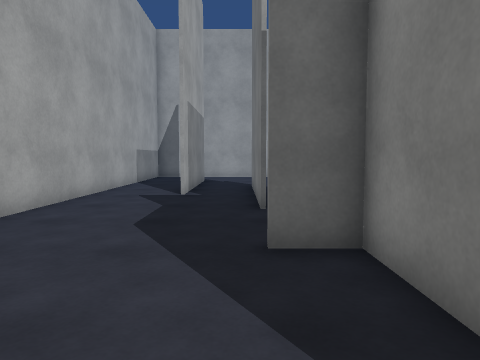
View 1 (above)

20 first-person views from a walk through a Unity game level. The camera is 1.2 m above the floor, tilts 4° down and sees 70° across. The floor is counted in squares, 1 m on a side. Each view is taken from the middle of a square. On the plan, view 1 faces up. The plan holds only what a view shows up to about 14 squares ahead; the rest is blank. The player is left out. Surface patterns are stand-ins for the level's own textures.

View 2
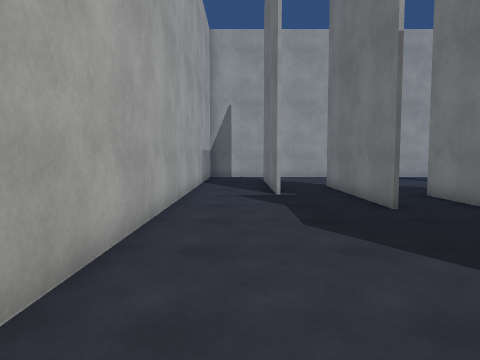

View 3
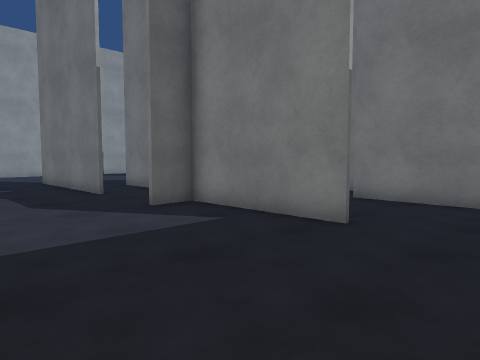

View 4
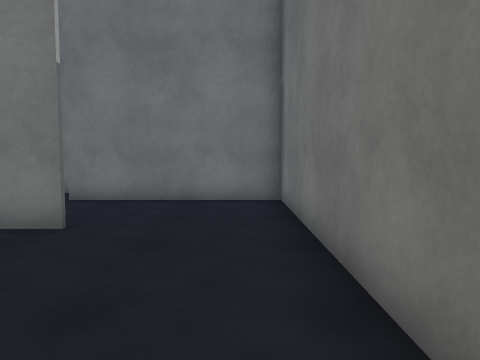

View 5
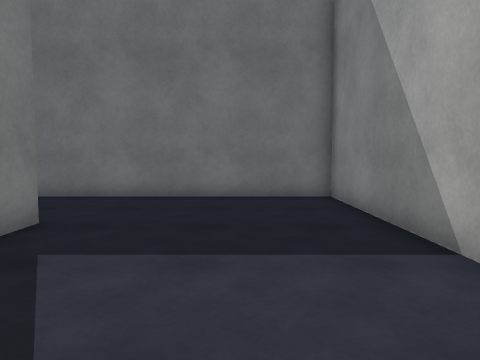

View 6
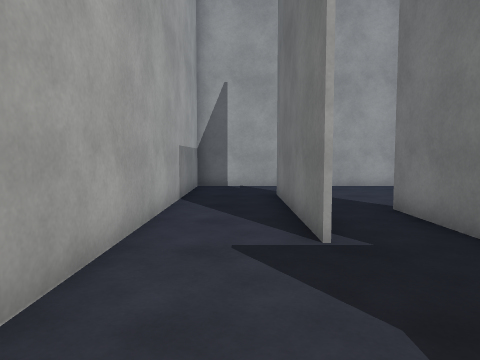

View 7
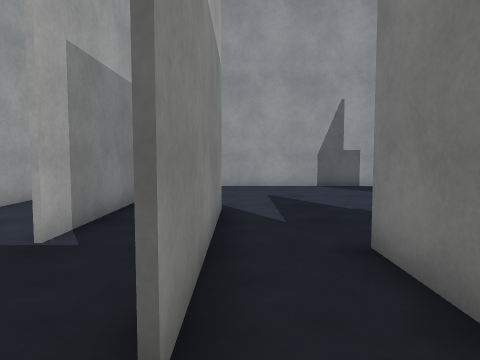

View 8
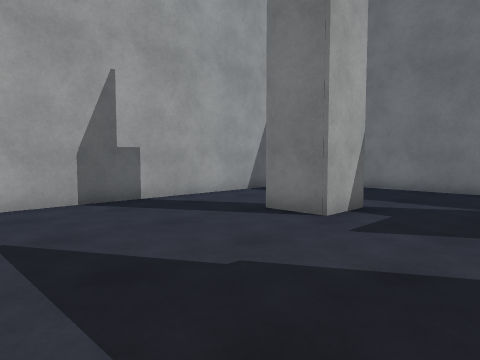

View 9
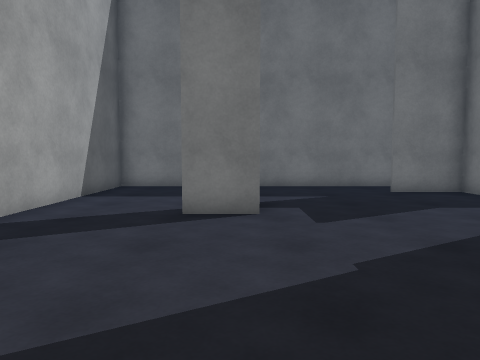

View 10
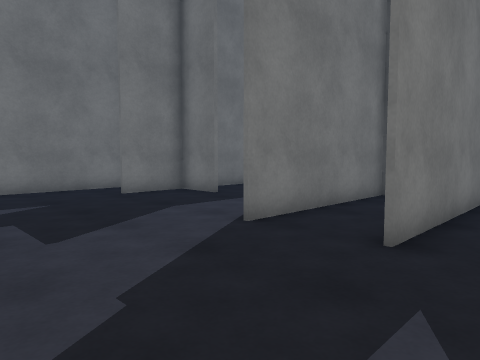

View 11
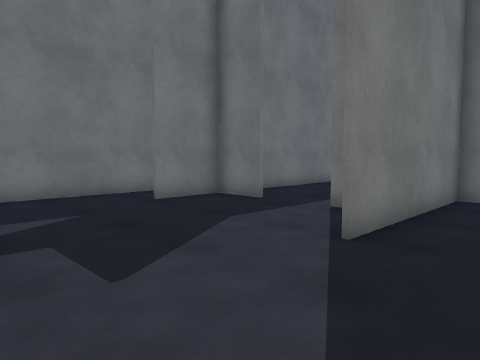

View 12
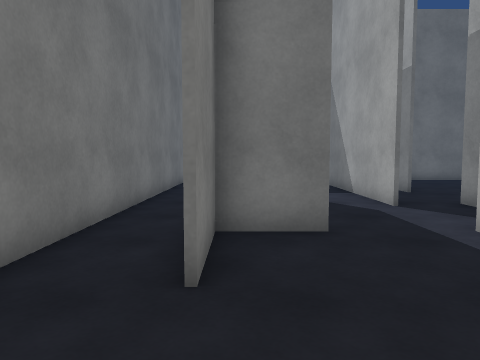

View 13
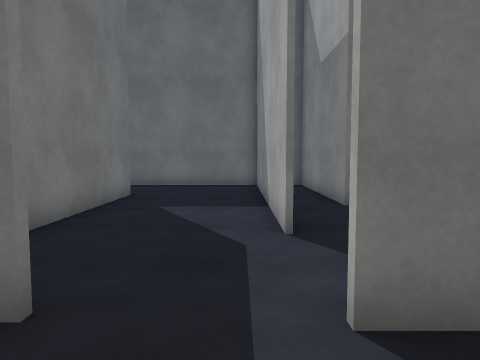

View 14
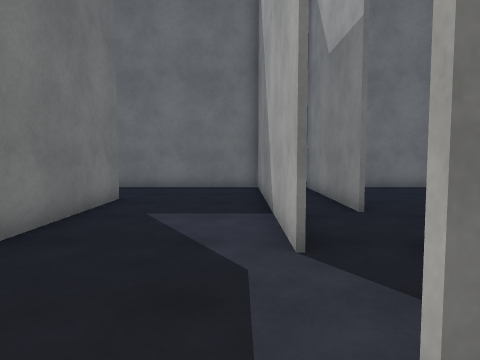

View 15
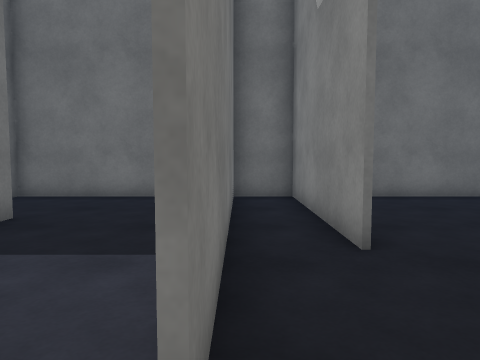

View 16
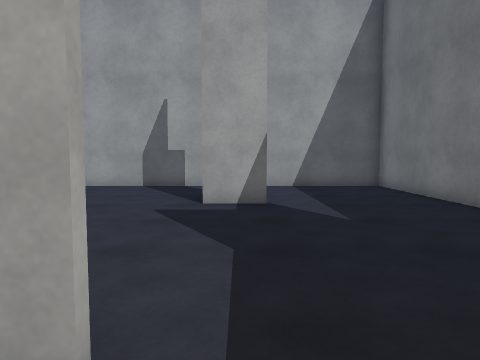

View 17
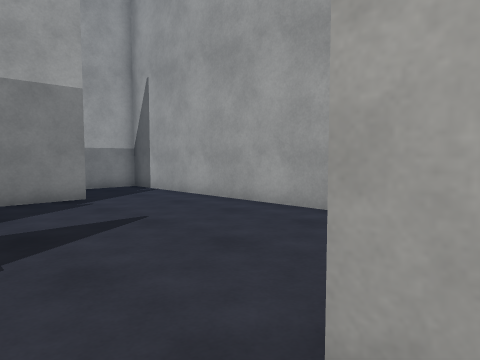

View 18
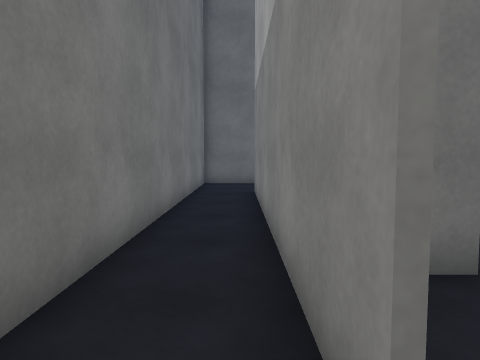

View 19
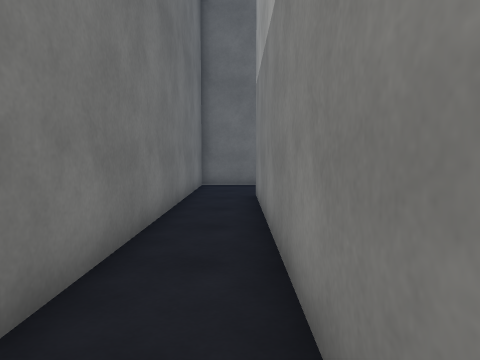

View 20
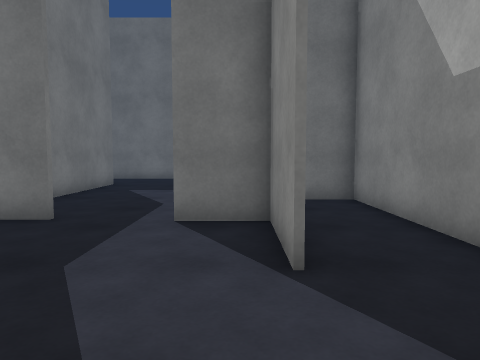

### Floor plan
Ten units are one square. View 1 is at (0, 0); x grows to the right and y downward. Boxes are objects, and circles mark ways between rooms. Rooms are numbered by the first view taken in them; rooms with no view inside come last. Other rooms are left out.
<svg viewBox="-52 -202 193 248">
<path fill="none" stroke="#000" d="M27 -51 27 -105M5 -76 5 -138M16 1 16 -44 2 -44M-18 -106 -18 -168M6 -116 6 -76M-17 -136 -17 -106M-47 -175 -47 41 53 41 53 -18M88 -146 72 -146 72 -162M54 -105 54 -77 72 -77M6 -136 6 -116M28 -96 28 -45 53 -45 53 -105M-17 -168 -17 -136M95 -77 114 -77 114 -100M136 -95 136 -197 -47 -197 -47 -175M72 -49 72 41M114 6 114 -59M54 -51 54 -44M72 -76 68 -76M115 -100 115 5M69 41 136 41 136 -95M54 -18 54 41 69 41M72 35 72 -49"/>
<circle cx="-10" cy="-134" r="3" fill="#2a7"/>
<circle cx="35" cy="-5" r="3" fill="#2a7"/>
<circle cx="105" cy="-92" r="3" fill="#2a7"/>
<circle cx="60" cy="-40" r="3" fill="#2a7"/>
<text x="-10" y="-40">1</text>
<text x="60" y="-150">2</text>
<text x="100" y="-30">3</text>
<text x="50" y="-20">4</text>
</svg>
Room 1 opens to room 2. Room 1 opens to room 4. Room 2 opens to room 3. Room 3 opens to room 4.

Where each view was taken, in squares from view 1:
view 1: 0 up, 0 right, facing up
view 2: 0 up, 3 left, facing up
view 3: 3 down, 4 left, facing up-right
view 4: 3 down, 4 left, facing right
view 5: 6 up, 2 left, facing down
view 6: 6 up, 3 left, facing up
view 7: 6 up, 1 right, facing up
view 8: 11 up, 1 right, facing up-right
view 9: 15 up, 0 right, facing right
view 10: 15 up, 1 right, facing down-right
view 11: 15 up, 3 right, facing down-right
view 12: 13 up, 11 right, facing down
view 13: 10 up, 8 right, facing down
view 14: 9 up, 8 right, facing down
view 15: 6 up, 7 right, facing down
view 16: 6 up, 8 right, facing up
view 17: 13 up, 8 right, facing up-left
view 18: 11 up, 12 right, facing down
view 19: 10 up, 12 right, facing down
view 20: 14 up, 6 right, facing down
